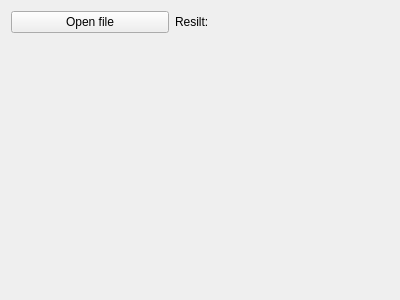
<?xml version="1.0" encoding="UTF-8"?>
<ui version="4.0">
 <class>Third</class>
 <widget class="QWidget" name="Third">
  <property name="geometry">
   <rect>
    <x>0</x>
    <y>0</y>
    <width>400</width>
    <height>300</height>
   </rect>
  </property>
  <property name="windowTitle">
   <string>Form</string>
  </property>
  <layout class="QVBoxLayout" name="verticalLayout">
   <item>
    <layout class="QHBoxLayout" name="horizontalLayout">
     <item>
      <widget class="QPushButton" name="openFileButton">
       <property name="text">
        <string>Open file</string>
       </property>
      </widget>
     </item>
     <item>
      <widget class="QLabel" name="label">
       <property name="maximumSize">
        <size>
         <width>50</width>
         <height>16777215</height>
        </size>
       </property>
       <property name="text">
        <string>Resilt: </string>
       </property>
      </widget>
     </item>
     <item>
      <widget class="QLabel" name="resultLabel">
       <property name="text">
        <string/>
       </property>
      </widget>
     </item>
    </layout>
   </item>
   <item>
    <layout class="QHBoxLayout" name="horizontalLayout_2">
     <item>
      <widget class="QLabel" name="grayImageLabel">
       <property name="text">
        <string/>
       </property>
      </widget>
     </item>
     <item>
      <widget class="QLabel" name="distanceTransformImageLabel">
       <property name="text">
        <string/>
       </property>
      </widget>
     </item>
     <item>
      <widget class="QLabel" name="resultImageLabel">
       <property name="text">
        <string/>
       </property>
      </widget>
     </item>
    </layout>
   </item>
   <item>
    <spacer name="verticalSpacer">
     <property name="orientation">
      <enum>Qt::Vertical</enum>
     </property>
     <property name="sizeHint" stdset="0">
      <size>
       <width>20</width>
       <height>40</height>
      </size>
     </property>
    </spacer>
   </item>
  </layout>
 </widget>
 <resources/>
 <connections/>
</ui>
